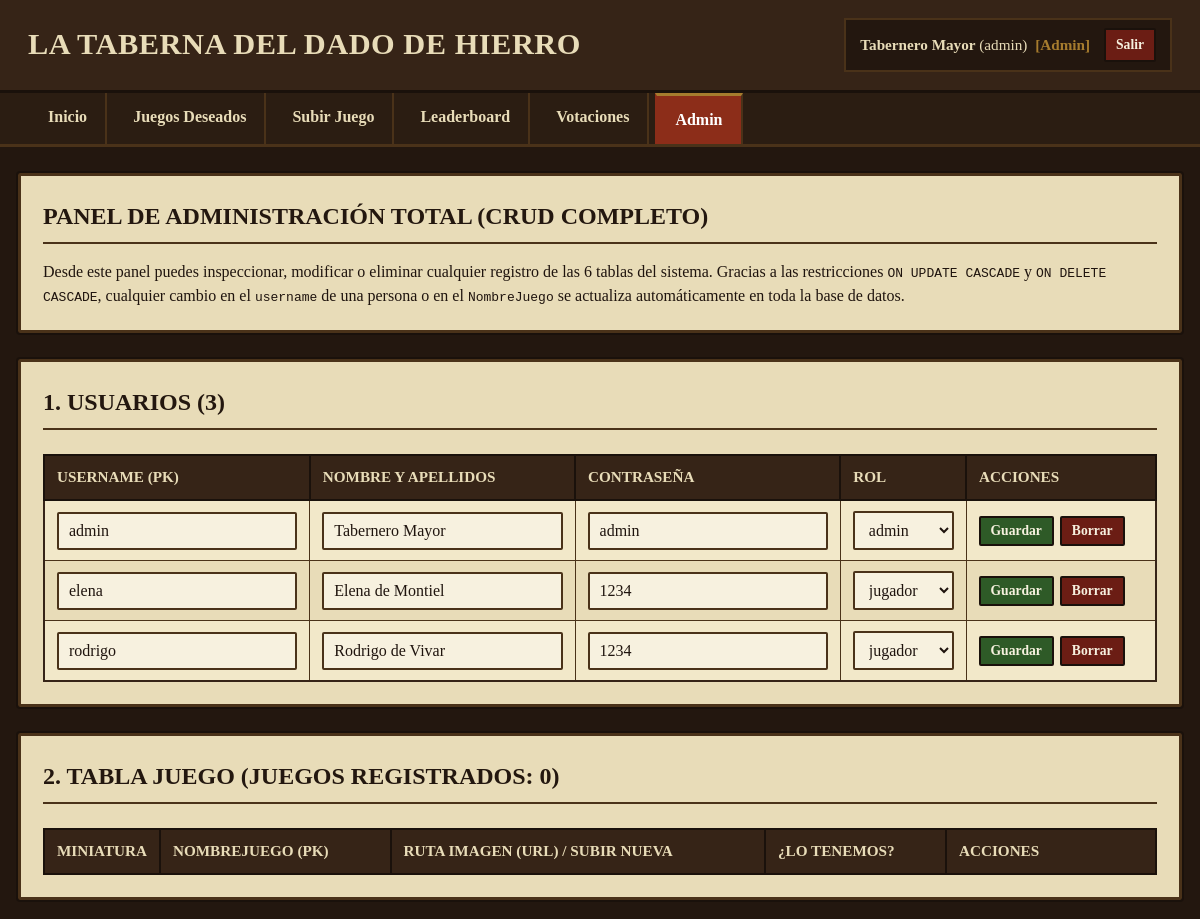
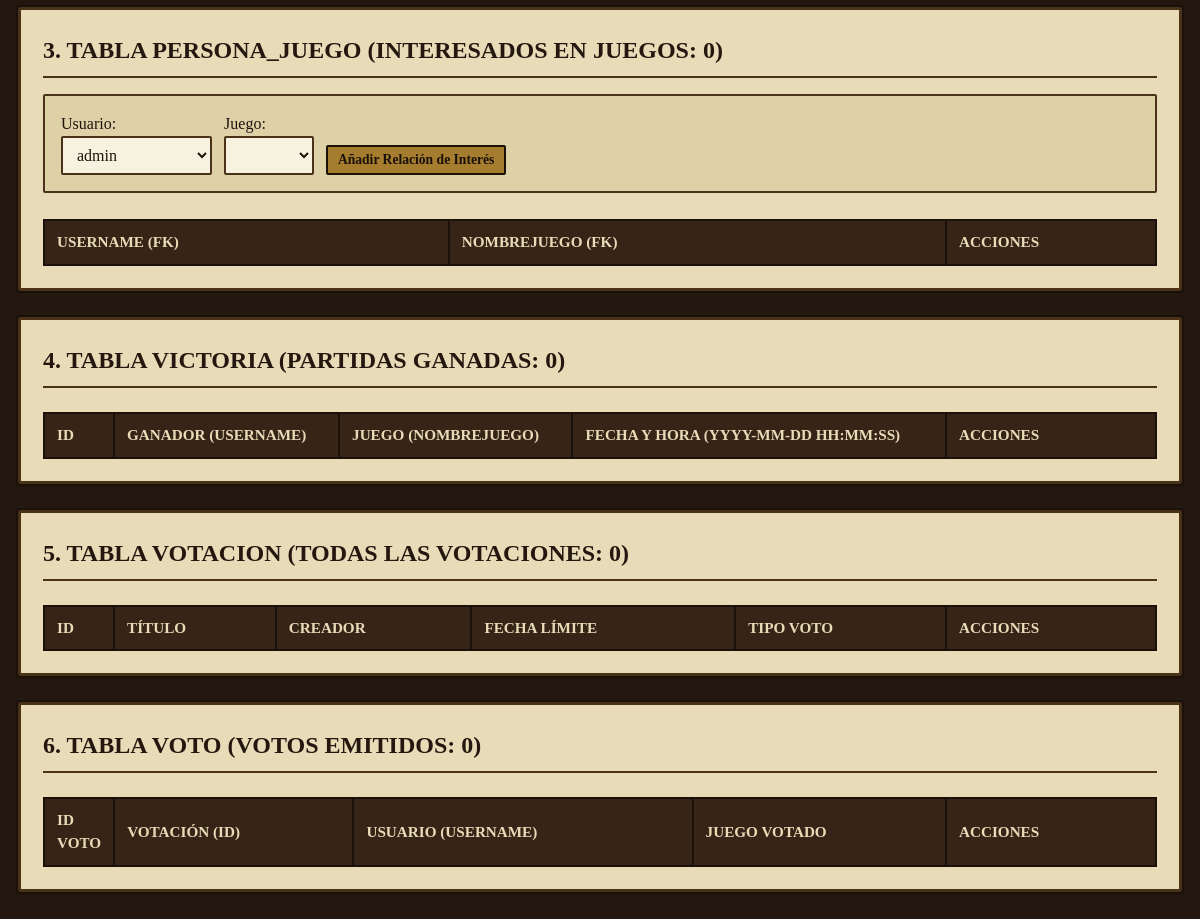
Page /admin.php (signed in) on the committed database (2 pictures, top to bottom).
### tables this page shows
CREATE TABLE `Persona` (
  `username` VARCHAR(50) NOT NULL,
  `NombrePersona` VARCHAR(120) NOT NULL,
  `contrasenya` VARCHAR(255) NOT NULL,
  `rol` ENUM('jugador', 'admin') NOT NULL DEFAULT 'jugador',
  `inscrito_leaderboard` TINYINT(1) NOT NULL DEFAULT 1,
  PRIMARY KEY (`username`)
);

### admin.php (the view, shortened to what this page needs)
<?php
require_once 'conexion.php';
$personas = $pdo->query("SELECT * FROM Persona ORDER BY username ASC")->fetchAll();
$juegos = $pdo->query("SELECT * FROM Juego ORDER BY NombreJuego ASC")->fetchAll();
$relacionesPJ = $pdo->query("SELECT * FROM Persona_Juego ORDER BY NombreJuego ASC, username ASC")->fetchAll();
$victorias = $pdo->query("SELECT * FROM Victoria ORDER BY id_victoria DESC")->fetchAll();
$votaciones = $pdo->query("SELECT * FROM Votacion ORDER BY id_votacion DESC")->fetchAll();
$votos = $pdo->query("SELECT * FROM Voto ORDER BY id_voto DESC")->fetchAll();
?>
<!DOCTYPE html>
<html lang="es">
<head>
    <link rel="stylesheet" href="styles.css">
</head>
<body>
<?php renderizarNavegacion('admin'); ?>
<main class="contenedor-principal">
    <section class="pergamino">
        <h2 class="seccion-titulo">Panel de Administración Total (CRUD Completo)</h2>
        <p>
            Desde este panel puedes inspeccionar, modificar o eliminar cualquier registro de las 6 tablas del sistema. Gracias a las restricciones <code>ON UPDATE CASCADE</code> y <code>ON DELETE CASCADE</code>, cualquier cambio en el <code>username</code> de una persona o en el <code>NombreJuego</code> se actualiza automáticamente en toda la base de datos.
        </p>
    </section>
    <section class="pergamino">
        <h3 class="seccion-titulo">1. Usuarios (<?php echo count($personas); ?>)</h3>
        <div class="tabla-contenedor">
            <table class="tabla-taberna">
                <thead>
                    <tr>
                        <th>Username (PK)</th>
                        <th>Nombre y Apellidos</th>
                        <th>Contraseña</th>
                        <th>Rol</th>
                        <th style="width:190px;">Acciones</th>
                    </tr>
                </thead>
                <tbody>
                    <?php foreach ($personas as $p): ?>
                        <?php $formIdP = 'form_p_' . md5($p['username']); ?>
                        <tr>
                            <td>
                                <input type="text" form="<?php echo $formIdP; ?>" name="username" value="<?php echo h($p['username']); ?>" class="input-taberna" required maxlength="50">
                            </td>
                            <td>
                                <input type="text" form="<?php echo $formIdP; ?>" name="NombrePersona" value="<?php echo h($p['NombrePersona']); ?>" class="input-taberna" required maxlength="120">
                            </td>
                            <td>
                                <input type="text" form="<?php echo $formIdP; ?>" name="contrasenya" value="<?php echo h($p['contrasenya']); ?>" class="input-taberna" required>
                            </td>
                            <td>
                                <select form="<?php echo $formIdP; ?>" name="rol" class="select-taberna">
                                    <option value="jugador" <?php echo $p['rol'] === 'jugador' ? 'selected' : ''; ?>>jugador</option>
                                    <option value="admin" <?php echo $p['rol'] === 'admin' ? 'selected' : ''; ?>>admin</option>
                                </select>
                            </td>
                            <td>
                                <div class="acciones-admin-celda">
                                    <button type="submit" form="<?php echo $formIdP; ?>" class="btn btn-exito btn-pequeno">Guardar</button>
                                    <form method="POST" action="admin.php" class="form-confirmar-borrado" data-confirm-msg="¿Eliminar al usuario <?php echo h($p['username']); ?>?">
                                        <button type="submit" class="btn btn-peligro btn-pequeno">Borrar</button>
                                    </form>
                                </div>
                            </td>
                        </tr>
                    <?php endforeach; ?>
                </tbody>
            </table>
        </div>
    </section>
    <section class="pergamino">
        <h3 class="seccion-titulo">2. Tabla Juego (Juegos Registrados: <?php echo count($juegos); ?>)</h3>
        <div class="tabla-contenedor">
            <table class="tabla-taberna">
                <thead>
                    <tr>
                        <th style="width:95px;">Miniatura</th>
                        <th>NombreJuego (PK)</th>
                        <th>Ruta Imagen (Url) / Subir Nueva</th>
                        <th>¿Lo tenemos?</th>
                        <th style="width:210px;">Acciones</th>
                    </tr>
                </thead>
            </table>
        </div>
    </section>
    <section class="pergamino">
        <h3 class="seccion-titulo">3. Tabla Persona_Juego (Interesados en Juegos: <?php echo count($relacionesPJ); ?>)</h3>
        <form method="POST" action="admin.php" class="pergamino-secundario" style="display:flex; gap:12px; align-items:flex-end; flex-wrap:wrap;">
            <div>
                <label>Usuario:</label>
                <select name="username" class="select-taberna" required>
                    <?php foreach ($personas as $p): ?>
                        <option value="<?php echo h($p['username']); ?>"><?php echo h($p['username']); ?></option>
                    <?php endforeach; ?>
                </select>
            </div>
            <div>
                <label>Juego:</label>
                <select name="NombreJuego" class="select-taberna" required>
                </select>
            </div>
            <button type="submit" class="btn btn-bronce btn-pequeno">Añadir Relación de Interés</button>
        </form>
        <div class="tabla-contenedor">
            <table class="tabla-taberna">
                <thead>
                    <tr>
                        <th>Username (FK)</th>
                        <th>NombreJuego (FK)</th>
                        <th style="width:210px;">Acciones</th>
                    </tr>
                </thead>
            </table>
        </div>
    </section>
    <section class="pergamino">
        <h3 class="seccion-titulo">4. Tabla Victoria (Partidas Ganadas: <?php echo count($victorias); ?>)</h3>
        <div class="tabla-contenedor">
            <table class="tabla-taberna">
                <thead>
                    <tr>
                        <th style="width:70px;">ID</th>
                        <th>Ganador (username)</th>
                        <th>Juego (NombreJuego)</th>
                        <th>Fecha y Hora (YYYY-MM-DD HH:MM:SS)</th>
                        <th style="width:210px;">Acciones</th>
                    </tr>
                </thead>
            </table>
        </div>
    </section>
    <section class="pergamino">
        <h3 class="seccion-titulo">5. Tabla Votacion (Todas las Votaciones: <?php echo count($votaciones); ?>)</h3>
        <div class="tabla-contenedor">
            <table class="tabla-taberna">
                <thead>
                    <tr>
                        <th style="width:70px;">ID</th>
                        <th>Título</th>
                        <th>Creador</th>
                        <th>Fecha Límite</th>
                        <th>Tipo Voto</th>
                        <th style="width:210px;">Acciones</th>
                    </tr>
                </thead>
            </table>
        </div>
    </section>
    <section class="pergamino">
        <h3 class="seccion-titulo">6. Tabla Voto (Votos Emitidos: <?php echo count($votos); ?>)</h3>
        <div class="tabla-contenedor">
            <table class="tabla-taberna">
                <thead>
                    <tr>
                        <th style="width:70px;">ID Voto</th>
                        <th>Votación (ID)</th>
                        <th>Usuario (username)</th>
                        <th>Juego Votado</th>
                        <th style="width:210px;">Acciones</th>
                    </tr>
                </thead>
            </table>
        </div>
    </section>
</main>
</body>
</html>

### conexion.php (shortened to what this page needs)
<?php
function h($cadena) {
    return htmlspecialchars((string)$cadena, ENT_QUOTES, 'UTF-8');
}
function renderizarNavegacion($paginaActiva = '') {
    $esAdmin = (isset($_SESSION['rol']) && $_SESSION['rol'] === 'admin');
    $nombreMostrar = isset($_SESSION['NombrePersona']) ? $_SESSION['NombrePersona'] : '';
    $userMostrar = isset($_SESSION['username']) ? $_SESSION['username'] : '';
    ?>
    <header class="taberna-header">
        <div class="taberna-titulo-bloque">
            <h1 class="taberna-titulo">La Taberna del Dado de Hierro</h1>
        </div>
        <div class="taberna-usuario-bloque">
            <span class="usuario-etiqueta">
                <strong><?php echo h($nombreMostrar); ?></strong> (<?php echo h($userMostrar); ?>)
                <?php if ($esAdmin): ?>
                    <span class="insignia-rol">[Admin]</span>
                <?php endif; ?>
            </span>
            <a href="logout.php" class="btn btn-peligro btn-pequeno">Salir</a>
        </div>
    </header>
    <nav class="taberna-nav">
        <a href="index.php" class="nav-enlace <?php echo $paginaActiva === 'index' ? 'activo' : ''; ?>">Inicio</a>
        <a href="juegos.php" class="nav-enlace <?php echo $paginaActiva === 'juegos' ? 'activo' : ''; ?>">Juegos Deseados</a>
        <a href="alta_juego.php" class="nav-enlace <?php echo $paginaActiva === 'alta_juego' ? 'activo' : ''; ?>">Subir Juego</a>
        <a href="leaderboard.php" class="nav-enlace <?php echo $paginaActiva === 'leaderboard' ? 'activo' : ''; ?>">Leaderboard</a>
        <a href="votaciones.php" class="nav-enlace <?php echo $paginaActiva === 'votaciones' ? 'activo' : ''; ?>">Votaciones</a>
        <?php if ($esAdmin): ?>
            <a href="admin.php" class="nav-enlace nav-admin <?php echo $paginaActiva === 'admin' ? 'activo' : ''; ?>">Admin</a>
        <?php endif; ?>
    </nav>
    <?php
}
?>

### styles.css (style rules this page uses)
* { box-sizing: border-box; margin: 0; padding: 0; }
body { background-color: #23170f; color: #1f140e; font-family: Georgia, 'Times New Roman', 'Palatino Linotype', serif; line-height: 1.5; padding-bottom: 40px; }
.taberna-header { background-color: #362417; color: #e8dcb8; border-bottom: 3px solid #1a110b; padding: 18px 28px; display: flex; flex-wrap: wrap; justify-content: space-between; align-items: center; gap: 15px; }
.taberna-titulo { font-size: 1.9rem; color: #e8dcb8; letter-spacing: 0.5px; text-transform: uppercase; }
.taberna-usuario-bloque { display: flex; align-items: center; gap: 14px; flex-wrap: wrap; background-color: #23170f; border: 2px solid #4a3219; padding: 8px 14px; }
.usuario-etiqueta { color: #e8dcb8; font-size: 0.95rem; }
.insignia-rol { color: #a67c2e; font-weight: bold; margin-left: 4px; }
.taberna-nav { background-color: #2b1d12; border-bottom: 3px solid #4a3219; padding: 0 28px; display: flex; flex-wrap: wrap; gap: 6px; }
.nav-enlace { display: inline-block; color: #e8dcb8; text-decoration: none; padding: 12px 18px; font-weight: bold; border-right: 2px solid #4a3219; border-left: 2px solid transparent; background-color: #2b1d12; }
.nav-enlace.activo { background-color: #e8dcb8; color: #23170f; border-top: 3px solid #a67c2e; }
.nav-enlace.nav-admin { background-color: #421c14; color: #f3e8c6; }
.nav-enlace.nav-admin.activo { background-color: #8c2d19; color: #ffffff; }
.contenedor-principal { max-width: 1220px; margin: 26px auto; padding: 0 18px; }
.pergamino { background-color: #e8dcb8; border: 3px solid #4a3219; outline: 2px solid #1a110b; padding: 22px; margin-bottom: 26px; border-radius: 2px; }
.pergamino-secundario { background-color: #dfd1a7; border: 2px solid #4a3219; padding: 16px; margin-bottom: 18px; border-radius: 2px; }
.seccion-titulo { font-size: 1.5rem; color: #23170f; border-bottom: 2px solid #4a3219; padding-bottom: 8px; margin-bottom: 16px; text-transform: uppercase; }
.input-taberna, .select-taberna { width: 100%; padding: 8px 10px; background-color: #f7f1df; border: 2px solid #4a3219; color: #1f140e; font-family: Georgia, 'Times New Roman', serif; font-size: 1rem; border-radius: 2px; }
.btn { display: inline-block; padding: 9px 16px; font-family: Georgia, 'Times New Roman', serif; font-size: 0.95rem; font-weight: bold; text-decoration: none; cursor: pointer; border: 2px solid #1a110b; background-color: #4a3219; color: #e8dcb8; border-radius: 2px; text-align: center; }
.btn-exito { background-color: #2e5a27; color: #f7f1df; border-color: #1a110b; }
.btn-bronce { background-color: #a67c2e; color: #1a110b; border-color: #1a110b; }
.btn-peligro { background-color: #6b1d14; color: #f7f1df; border-color: #1a110b; }
.btn-pequeno { padding: 5px 10px; font-size: 0.85rem; }
.tabla-contenedor { overflow-x: auto; }
.tabla-taberna { width: 100%; border-collapse: collapse; background-color: #f2e8c9; border: 2px solid #362417; margin-top: 8px; }
.tabla-taberna th { background-color: #362417; color: #e8dcb8; text-align: left; padding: 10px 12px; border: 2px solid #1a110b; font-size: 0.95rem; text-transform: uppercase; }
.tabla-taberna td { padding: 10px 12px; border: 1px solid #4a3219; vertical-align: middle; color: #1f140e; }
.tabla-taberna tr:nth-child(even) td { background-color: #e8dcb8; }
.tabla-contenedor { width: 100%; overflow-x: auto; -webkit-overflow-scrolling: touch; }
.acciones-admin-celda { display: flex; gap: 6px; flex-wrap: wrap; }

### rows in the picture
persona: username "admin", NombrePersona "Tabernero Mayor", contrasenya "admin", rol "admin"
persona: username "elena", NombrePersona "Elena de Montiel", contrasenya "1234", rol "jugador"
persona: username "rodrigo", NombrePersona "Rodrigo de Vivar", contrasenya "1234", rol "jugador"

### other values in the picture
$nombreMostrar "Tabernero Mayor"
$userMostrar "admin"
count($personas) "3"
count($juegos) "0"
count($relacionesPJ) "0"
count($victorias) "0"
count($votaciones) "0"
count($votos) "0"
form field username "admin"
